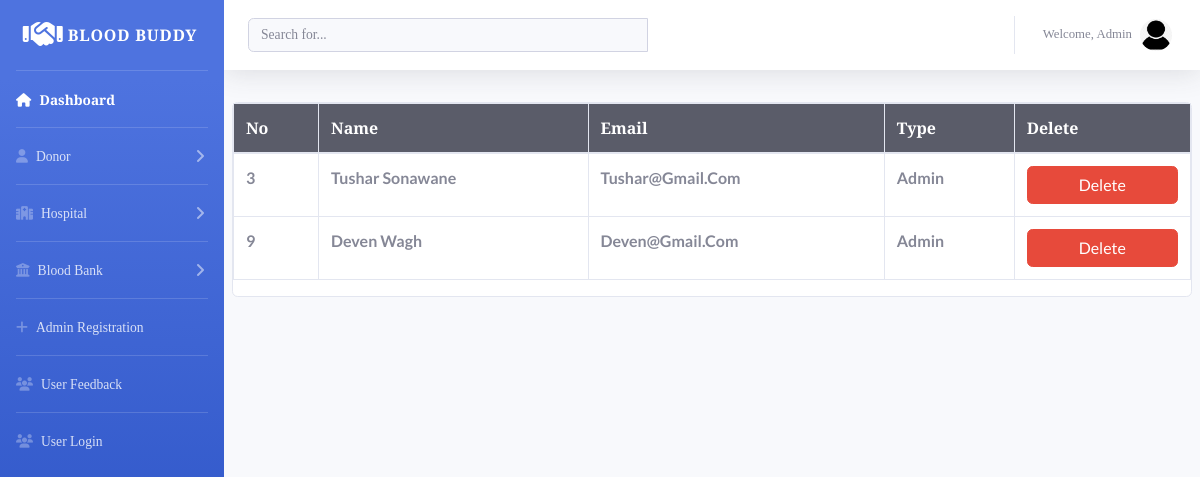
The app's page /admin/index.php?admin (signed in), older data.
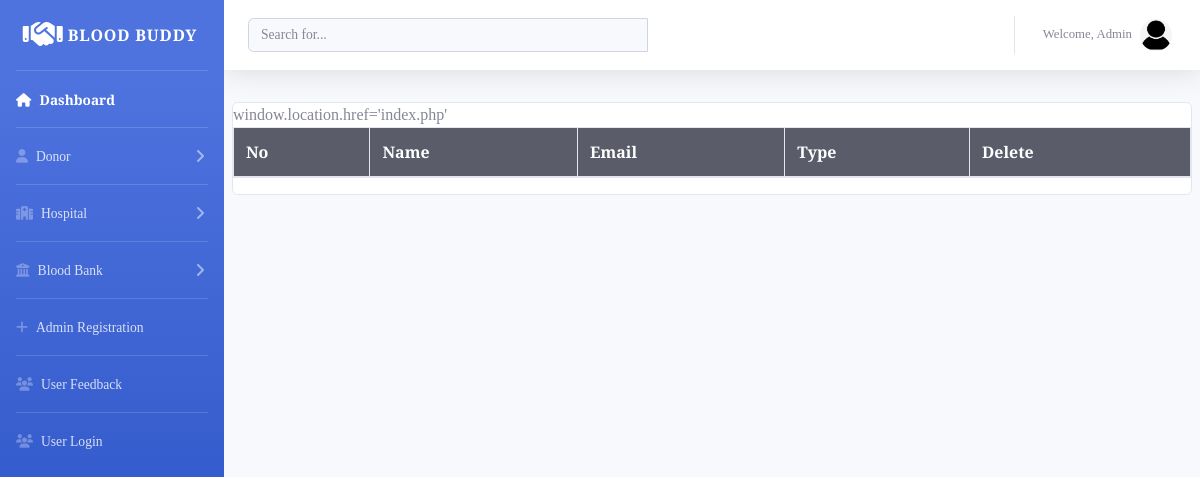
The same page, newer data.
### tables this page shows
CREATE TABLE `adminregister` (
  `id` int(11) NOT NULL,
  `adminname` varchar(255) NOT NULL,
  `adminemail` varchar(255) NOT NULL,
  `adminpassword` varchar(255) NOT NULL,
  `admintype` varchar(255) NOT NULL DEFAULT 'admin',
  `date` date NOT NULL DEFAULT current_timestamp()
);

### admin/index.php (the view, shortened to what this page needs)
<?php
 include "includes/header.php";
 include "includes/topbar.php";
?>
<?php
if(isset($_GET['admin'])){
    echo '<div class="p-2 ">
    <div class="card">
         <div class="table-responsive ">
             <table class="table table-bordered text-capitalize" width="100%" cellspacing="0">
                  <thead>
                    <tr class="text-bold bg-dark text-white">
                        <td>No</td>
                        <td>Name</td>
                        <td>Email</td>
                        <td>Type</td>
                        <td>Delete</td>
                    </tr>
                  </thead>
                  <tbody>';
    $queryadmin =mysqli_query($dlink,"SELECT * FROM adminregister");
    if(mysqli_num_rows($queryadmin)){
         while($adminrow=mysqli_fetch_assoc($queryadmin)){
            echo '
                            <tr>
                                <th>'.$adminrow['id'].'</th>
                                 <th>'.$adminrow['adminname'].'</th>
                                 <th>'.$adminrow['adminemail'].'</th>
                                 <th>'.$adminrow['admintype'].'</th>
                                 <th><a href="?did='.$adminrow['adminemail'].'" class="btn btn-danger btn-block">Delete</a></th>
                            </tr>
            ';
         }
         echo ' </tbody>
         </table>
     </div>
</div>
</div>';
    }else{
        echo "<srcipt>window.location.href='index.php'</script>";
    }
}
?>
<?php
include "includes/footer.php";
?>

### admin/includes/header.php (shortened to what this page needs)
<!DOCTYPE html>
<html lang="en">
<head>
    <link rel="stylesheet" href="https://cdnjs.cloudflare.com/ajax/libs/font-awesome/6.2.1/css/all.min.css">
    <link href="asset/css/admin.min.css" rel="stylesheet">
    <link href="asset/css/admin.css" rel="stylesheet">
    <link rel="stylesheet" href="asset/css/style.css">
    <link rel="stylesheet" href="https://cdn.datatables.net/1.13.1/css/jquery.dataTables.min.css">
</head>
<body>
<div id="wrapper">
        <ul class="navbar-nav bg-gradient-primary sidebar sidebar-dark accordion" id="accordionSidebar">
            <a class="sidebar-brand d-flex align-items-center justify-content-center" href="index">
                <div class="sidebar-brand-icon">
                <i class="fa-sharp fa-solid fa-handshake"></i>
                </div>
                <div class="sidebar-brand-text mx-1">Blood Buddy</div>
            </a>
            <hr class="sidebar-divider my-0">
            <li class="nav-item active">
                <a class="nav-link fs-2" href="index">
                    <i class="fa fa-home"></i>
                    <span>Dashboard</span>
                </a>
            </li>
            <hr class="sidebar-divider my-0">
            <li class="nav-item">
                <a class="nav-link collapsed" data-toggle="collapse" data-target="#AboutDonar">
                    <i class="fa fa-user"></i>
                    <span>Donor</span>
                </a>
            </li>
            <hr class="sidebar-divider my-0">
            <li class="nav-item">
                <a class="nav-link collapsed" data-toggle="collapse" data-target="#AboutHospital">
                    <i class="fa fa-hospital"></i>
                    <span>Hospital</span>
                </a>
            </li>
            <hr class="sidebar-divider my-0">
            <li class="nav-item">
                <a class="nav-link collapsed" data-toggle="collapse" data-target="#AboutBloodbank">
                <i class="fa-solid fa-building-columns"></i>
                    <span>Blood Bank</span>
                </a>
            </li>
            <hr class="sidebar-divider my-0">
            <li class="nav-item">
                <a class="nav-link" href="adminregister">
                    <i class="fa fa-plus"></i>
                    <span>Admin Registration</span></a>
            </li>
            <hr class="sidebar-divider my-0">
            <li class="nav-item">
                <a class="nav-link" href="userfeedback">
                    <i class="fa fa-users"></i>
                    <span>User Feedback</span></a>
            </li>
            <hr class="sidebar-divider my-0">
            <li class="nav-item">
                <a class="nav-link" href="userlogin">
                    <i class="fa fa-users"></i>
                    <span>User Login</span></a>
            </li>
        </ul>

### admin/includes/topbar.php (shortened to what this page needs)
<div id="content-wrapper" class="d-flex flex-column">
        <div id="content">
                <nav class="navbar navbar-expand navbar-light bg-white topbar mb-4 static-top shadow">
                        <div class="d-inline-block  mx-2 navbar-search">
                            <div class="input-group">
                                <input type="text" class="form-control bg-light searchbar" id="searchbar" placeholder="Search for..." data-toggle="dropdown">
                            </div>
                            </div>
                    <ul class="navbar-nav ml-auto">
                        <li class="nav-item dropdown no-arrow">
                            <a class="nav-link dropdown-toggle" href="#" id="userDropdown" role="button"
                                data-toggle="dropdown" aria-haspopup="true" aria-expanded="false">
                                <span class="mr-2 d-none d-lg-inline text-gray-600 small">Welcome, Admin</span>
                                <img class="img-profile rounded-circle"
                                    src="../donar/asset/donarprofile/user.png">
                            </a>
                        </li>
                    </ul>
                </nav>

### admin/includes/footer.php (shortened to what this page needs)
</div>
                </div>
            </div>
        </div>
    </div>
</div>
</body>
</html>

### admin/asset/css/style.css (style rules this page uses)
.card .table thead { font-weight:900; }
.card .table tbody { font-family: 'Lato', sans-serif; }

### admin/includes/header.php (style rules this page uses)
body { font-family: 'Merriweather', serif; font-weight:400; }

Row changes from the older to the newer data that the page shows:
removed adminregister: id "3", adminname "Tushar Sonawane", adminemail "Tushar@gmail.com", admintype "Admin"
removed adminregister: id "9", adminname "Deven Wagh", adminemail "Deven@gmail.com", admintype "Admin"
Text that changed along with them:
text now shown: "window.location.href='index.php'"
